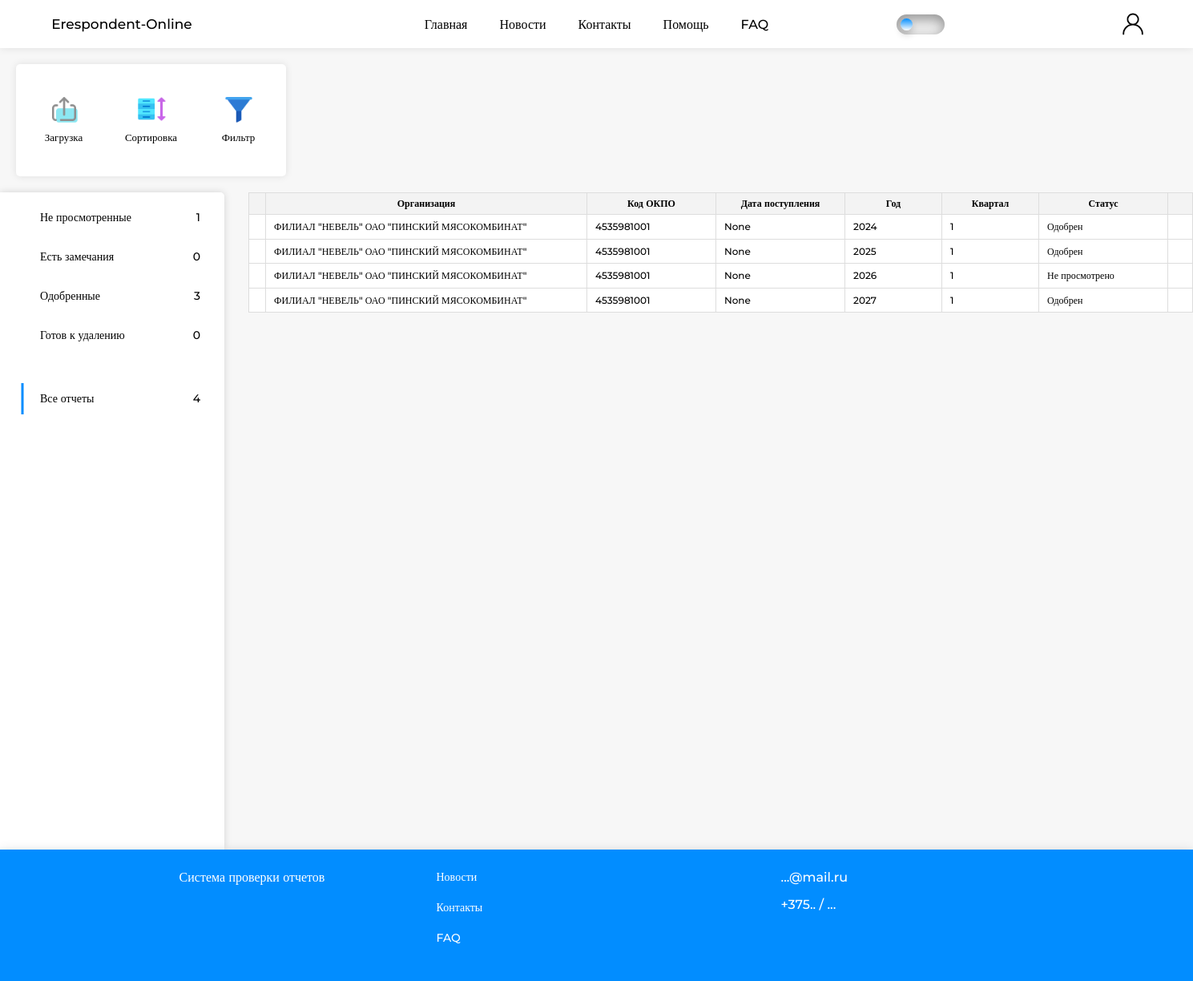
/audit_area/all_reports?year=&quarter= (signed in), run on an earlier commit of the app's database.
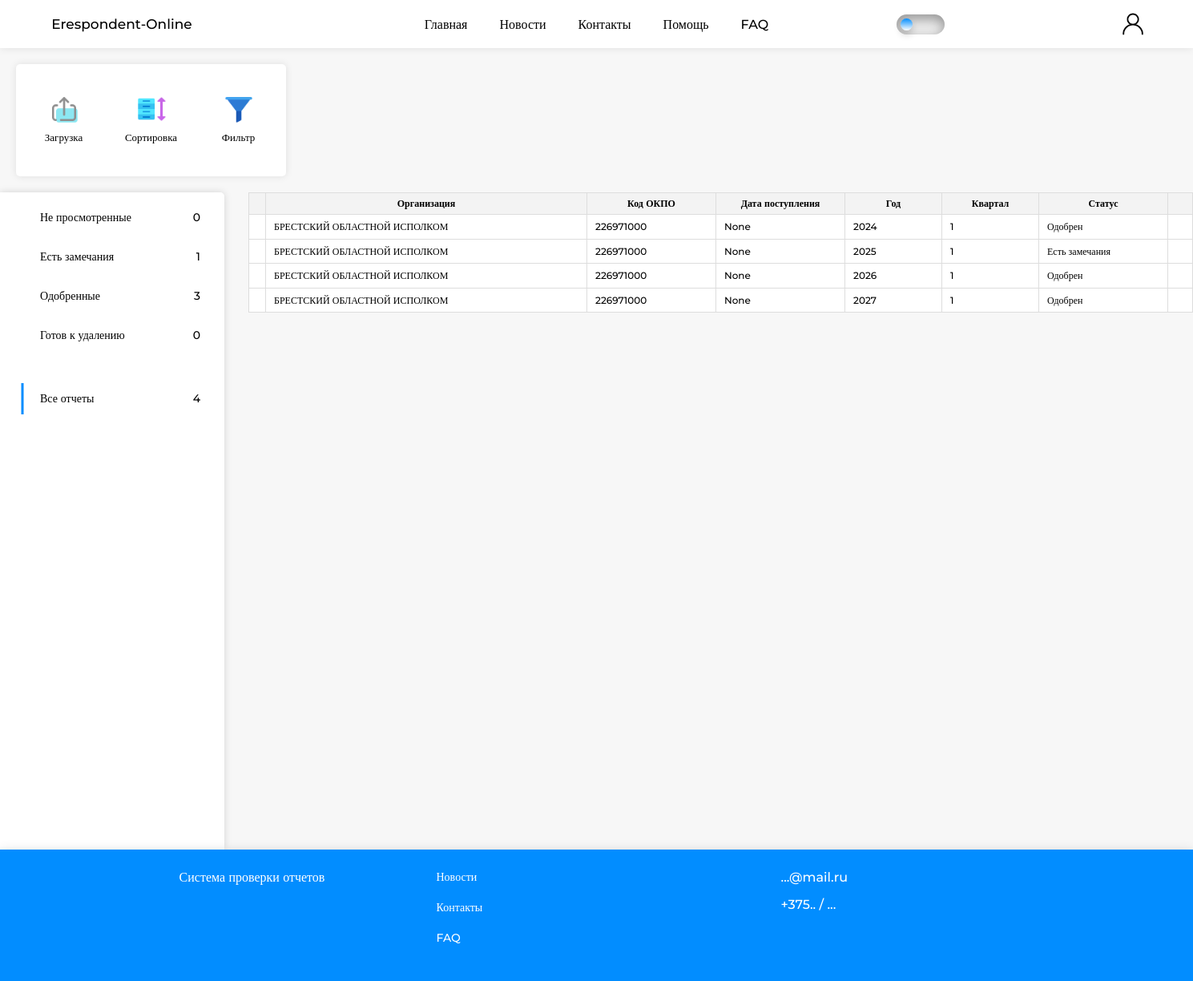
And on a later commit of the database.
### website/models.py (models this page shows)
class Report(db.Model):
    __tablename__ = 'report'
    id = db.Column(db.Integer, primary_key=True)
    okpo = db.Column(db.Integer)
    organization_name = db.Column(db.String(50))
    year = db.Column(db.Integer)
    quarter = db.Column(db.Integer)
    user_id = db.Column(db.Integer, db.ForeignKey('user.id'))
    time_of_receipt = db.Column(db.Date)
    versions = relationship('Version_report', backref='report')

class Version_report(db.Model):
    __tablename__ = 'version_report'
    id = db.Column(db.Integer, primary_key=True)
    begin_time = db.Column(db.Date, default=datetime.now())
    change_time = db.Column(db.Date)
    sent_time = db.Column(db.Date)
    status = db.Column(db.String(20))
    fio = db.Column(db.String(30))
    telephone = db.Column(db.String(20))
    email = db.Column(db.String(50))
    report_id = db.Column(db.Integer, db.ForeignKey('report.id'))
    sections = db.relationship('Sections', backref='version_report', lazy=True, cascade="all, delete-orphan")

### website/views.py (the view)
@views.route('/audit_area/<status>')
@login_required
def audit_area(status):
    year_filter = request.args.get('year')
    quarter_filter = request.args.get('quarter')
    reports = get_reports_by_status(status, year_filter, quarter_filter)
    counts = count_reports(year_filter, quarter_filter)
    return render_template('audit_area.html',
                           current_user=current_user,
                           reports=reports,
                           not_viewedReports_count=counts['Отправлен'],
                           remarksReports_count=counts['Есть замечания'],
                           to_downloadReports_count=counts['Одобрен'],
                           to_deleteReports_count=counts['Готов к удалению'],
                           all_count = counts['Отправлен'] + counts['Есть замечания'] + counts['Одобрен'] + counts['Готов к удалению'],
                           year_filter=year_filter,
                           quarter_filter=quarter_filter)

### website/views.py (called while the page is built)
def count_reports(year=None, quarter=None):
    filters = []
    if year:
        filters.append(Report.year == year)
    if quarter:
        filters.append(Report.quarter == quarter)
    statuses = [
        'Отправлен',
        'Есть замечания',
        'Одобрен',
        'Готов к удалению'
    ]
    counts = {status: Report.query.join(Version_report).filter(
        Version_report.status == status,
        *filters
    ).count() for status in statuses}
    all_count = Report.query.join(Version_report).filter(
        or_(*[Version_report.status == status for status in statuses]),
        *filters
    ).count()
    counts['all'] = all_count
    return counts

### website/templates/audit_area.html (shortened to what this page needs)
{% extends "base.html" %}
{% block content %}
<div class="audit-area_page">
    <div class="report-area_menu">
        <div class="report-area_podmenu">
            <div class="content-podmenu">
                <nav>
                    <ul>
                        <section>
                            <div class = "functions_menu">
                                <li id = "douwnload_readyreports_link">
                                    <img src="{{ url_for('static', filename='img/upload.png')}}" alt="">
                                    <a>Загрузка</a>
                                </li>
                                <li>
                                    <img src="{{ url_for('static', filename='img/icon_sort.png')}}" alt="">
                                    <a>Сортировка</a>
                                </li>
                                <li id = "show-filter">
                                    <img src="{{ url_for('static', filename='img/filter.png')}}" alt="">
                                    <a>Фильтр</a>
                                </li>
                            </div>
                        </section>
                    </ul>
                </nav>
            </div>
        </div>
    </div>
    <div class="audit-area">
        <nav class="menu_profile_audit">
            <ul id="status-reportList">
                <li data-action="not_viewed">
                    <a>Не просмотренные</a>
                    <a class="count_reporst">
                        <span class="count-text">{{not_viewedReports_count}}</span>
                    </a>
                </li>
                <li data-action="remarks">
                    <a>Есть замечания</a>
                    <a class="count_reporst">
                        <span class="count-text">{{remarksReports_count}}</span>
                    </a>
                </li>
                <li data-action="to_download">
                    <a>Одобренные</a>
                    <a class="count_reporst">
                        <span class="count-text">{{to_downloadReports_count}}</span>
                    </a>
                </li>
                <li data-action="to_delete">
                    <a>Готов к удалению</a>
                    <a class="count_reporst">
                        <span class="count-text">{{to_deleteReports_count}}</span>
                    </a>
                </li>
                <li style="margin-top: 40px;" data-action="all_reports">
                    <a>Все отчеты</a>
                    <a class="count_reporst">
                        <span>{{all_count}}</span>
                    </a>
                </li>
            </ul>
        </nav>
        <div class="report-list">
            <div class="report-area" >
                <table class="table_report-area">
                    <thead class="order-table_titels">
                        <tr>
                            <th></th>
                            <th class="resizable" style="white-space: nowrap; min-width: 380px;">Организация<div class="resizer"></div></th>
                            <th class="resizable" style="white-space: nowrap; min-width: 140px;">Код ОКПО<div class="resizer"></div></th>
                            <th class="resizable" style="white-space: nowrap; min-width: 140px;">Дата поступления<div class="resizer"></div></th>
                            <th class="resizable" style="white-space: nowrap; min-width: 100px;">Год<div class="resizer"></div></th>
                            <th class="resizable" style="white-space: nowrap; min-width: 100px;">Квартал<div class="resizer"></div></th>
                            <th class="resizable" style="white-space: nowrap; min-width: 140px;">Статус<div class="resizer"></div></th>
                            <th rowspan="2"></th>
                        </tr>
                    </thead>
                    <tbody>
                        {% for row in reports %}
                            <tr class="report_row" data-id="{{ row.id }}" draggable="true">
                                <td>
                                </td>
                                <td>
                                    <input type="text" id="report_organization_name" value="{{ row.organization_name }}" readonly>
                                </td>
                                <td>
                                    <input type="text" id="report_okpo" value="{{ row.okpo }}" readonly>
                                </td>
                                <td>
                                    {% for version in row.versions %}
                                        <input type="text" value="{{version.sent_time}}" readonly>
                                    {% endfor %}
                                </td>
                                <td>
                                    <input type="text" id="report_year" value="{{ row.year }}" readonly>
                                </td>
                                <td>
                                    <input type="text" id="report_quarter" value="{{ row.quarter }}" readonly>
                                </td>
                                <td>
                                    {% for version in row.versions %}
                                        {% if version.status == 'Отправлен' %}
                                            <input type="text"  value="Не просмотрено" readonly>
                                        {%else%}
                                            <input type="text" value="{{version.status}}" readonly>
                                        {% endif %}
                                    {% endfor %}
                                </td>
                                <td></td>
                            </tr>
                        {% endfor %}
                    </tbody>
                </table>
            </div>
        </div>
    </div>
</div>
{% endblock %}

### website/templates/base.html (shortened to what this page needs)
<!DOCTYPE html>
<html>
  <head>
    <link rel="stylesheet" href="{{ url_for('static', filename='css/base.css') }}">
  </head>
  <body>
    <header>
      <div class="header-left">
         <a href="/">Erespondent-Online</a>
      </div>
      <div class="header-center">
        <nav>
          <ul>
              <li onclick="window.location.href='/'">Главная</li>
              <li onclick="smoothScroll('/#news_row')">Новости</li>
              <li onclick="window.location.href=''" >Контакты</li>
              <li onclick="window.location.href=''" >Помощь</li>
              <li onclick="window.location.href='/FAQ'" >FAQ</li>
          </ul>
        </nav>
      </div>
      <div class="header-right">
        <label for="darkmode-toggle">
        </label>
        {% if current_user.is_authenticated %}
        <div class="user-container">
            <img
              onclick="window.location.href='/account'"
              class = "icon_black"
              src="{{ url_for('static', filename='img/icon_black-user.png')}}" alt="">
        </div>
        {% endif %}
      </div>
    </header>
    <main>
    {% block content %}
    {% endblock %}
    </main>
    <footer>
      <div class = "footer_cont">
        <div class = "left_col_footer">
          <nav>
            <ul>
                <li onclick="window.location.href=''">Система проверки отчетов</li>
            </ul>
          </nav>
        </div>
        <div class = "center_col_footer">
            <nav>
                <ul>
                  <li onclick="window.location.href=''">Новости</li>
                  <li onclick="window.location.href=''" >Контакты</li>
                  <li onclick="window.location.href=''" >FAQ</li>
                </ul>
            </nav>
        </div>
        <div class = "right_col_footer">
          <nav>
              <ul>
                <li onclick="window.location.href=''">...@mail.ru</li>
                <li>+375.. / ...</li>
              </ul>
          </nav>
      </div>
    </footer>
  </body>
</html>

What changed in the data, as far as the page shows it:
changed Report (number 1 of 4 on the later page): organization_name "ФИЛИАЛ \"НЕВЕЛЬ\" ОАО \"ПИНСКИЙ МЯСОКОМБИНАТ\"" → "БРЕСТСКИЙ ОБЛАСТНОЙ ИСПОЛКОМ"; okpo "4535981001" → "226971000"
changed Report (number 2 of 4 on the later page): organization_name "ФИЛИАЛ \"НЕВЕЛЬ\" ОАО \"ПИНСКИЙ МЯСОКОМБИНАТ\"" → "БРЕСТСКИЙ ОБЛАСТНОЙ ИСПОЛКОМ"; okpo "4535981001" → "226971000"
changed Version_report: status "Одобрен" → "Есть замечания"
changed Report (number 3 of 4 on the later page): organization_name "ФИЛИАЛ \"НЕВЕЛЬ\" ОАО \"ПИНСКИЙ МЯСОКОМБИНАТ\"" → "БРЕСТСКИЙ ОБЛАСТНОЙ ИСПОЛКОМ"; okpo "4535981001" → "226971000"
changed Version_report (number 3 of 4 on the later page): status (not shown) → "Одобрен"; value "Не просмотрено" → (not shown)
changed Report (number 4 of 4 on the later page): organization_name "ФИЛИАЛ \"НЕВЕЛЬ\" ОАО \"ПИНСКИЙ МЯСОКОМБИНАТ\"" → "БРЕСТСКИЙ ОБЛАСТНОЙ ИСПОЛКОМ"; okpo "4535981001" → "226971000"
Also different on the page:
{{ not_viewedReports_count }}: "1" → "0"
{{ remarksReports_count }}: "0" → "1"
